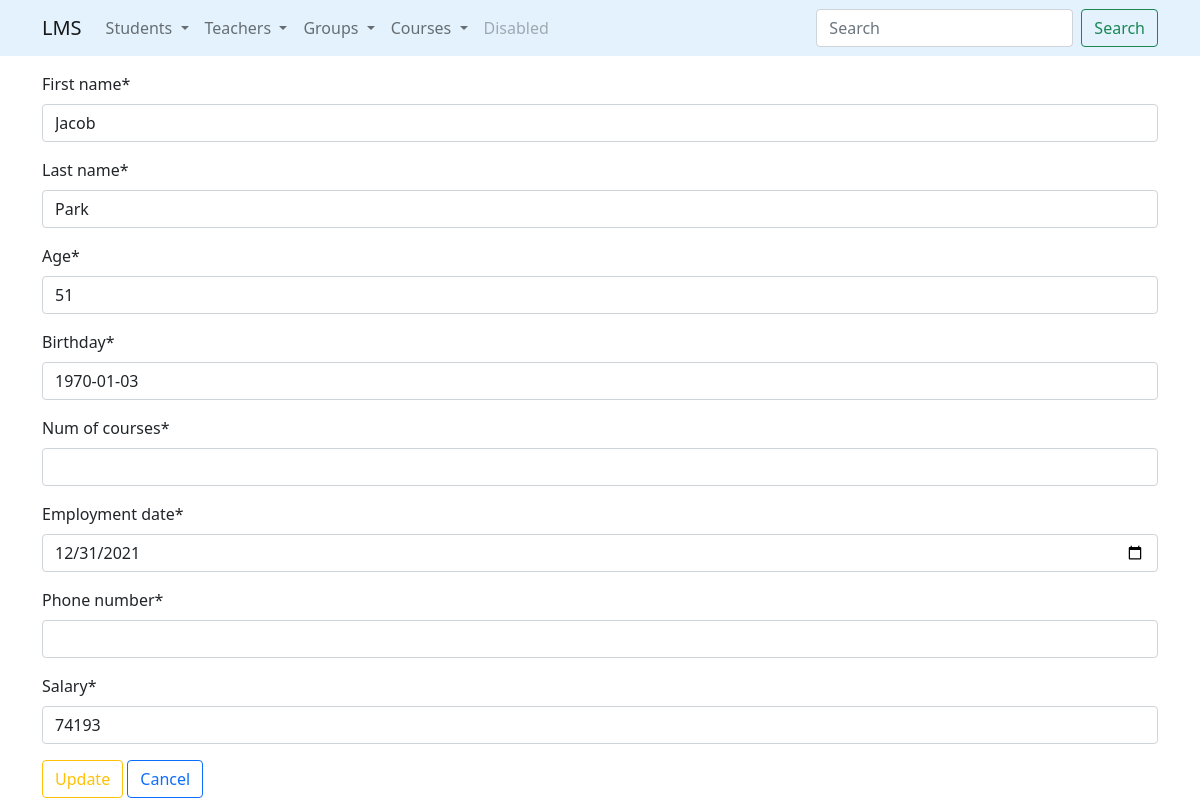
Screenshot of /teachers/update/22/ with the database file from the repository.
### teachers/models.py (models this page shows, shortened)
class Teacher(Person):
    num_of_courses = models.IntegerField(
        null=True
    )
    employment_date = models.DateField(default=datetime.date.today)
    phone_number = models.CharField(
        max_length=20,
        default='',
        validators=[
            MinLengthValidator(7),
            unique_number_validator
        ]
    )
    salary = models.PositiveIntegerField(default=1500)
    group = models.ForeignKey(
        Group,
        on_delete=models.SET_NULL,
        null=True,
        related_name='teachers'
    )

### teachers/views.py (the view)
# urls.py: path('update/<int:pk>/', TeacherUpdateView.as_view(), name='update'),
class TeacherUpdateView(UpdateView):
    model = Teacher
    form_class = TeacherUpdateForm
    success_url = reverse_lazy('teachers:list')
    template_name = 'teachers/update.html'

### teachers/forms.py
class TeacherUpdateForm(TeacherBaseForm):
    class Meta(TeacherBaseForm.Meta):
        exclude = ['group']

### teachers/templates/teachers/update.html (shortened to what this page needs)
{% extends 'base.html' %}
{% load crispy_forms_tags %}
{% block content %}
    <form method="post">
        {{ form | crispy }}
        <input class="btn btn-outline-warning" type="submit" value="Update">
        <a class="btn btn-outline-primary" href="{% url 'teachers:list' %}">Cancel</a>
    </form>
{% endblock %}

### rows the page displays
Teacher: first_name "Jacob", last_name "Park", age "51", birthday "1970-01-03", employment_date "12/31/2021", salary "74193"
